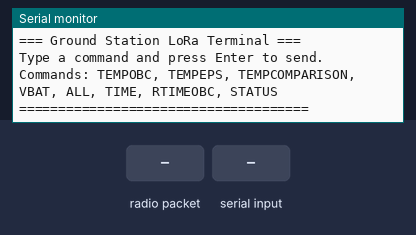
This sketch was run on a simulated Arduino Uno, built with avr-gcc and run on an emulated ATmega328P. Parts: the last lines printed to the serial monitor. Inputs (shaded band) come from the test bench. No radio packets arrive unless stated.

Above: at 1.3 s.
1.4 s: radio packet "1" arrives
At 2.6 s:
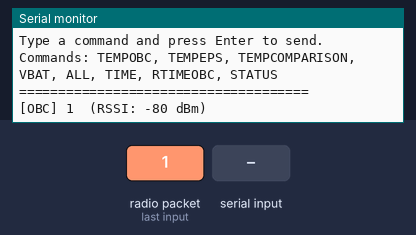
2.9 s: "1\n" received over Serial
At 3.8 s:
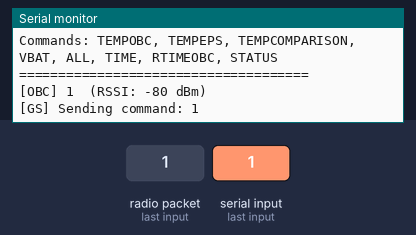

Measured:
- after the input at 1.4 s, the serial monitor: prints a new line at once (image 1)
- after the input at 2.9 s, the serial monitor: prints a new line at once (image 2)

The sketch:

GS_LoRa_GS.ino
```cpp
#include <SPI.h>
#include <LoRa.h>

#ifdef ARDUINO_SAMD_MKRWAN1300
#error "This example is not compatible with the Arduino MKR WAN 1300 board!"
#endif

// ── Valid commands to send to OBC ────────────────
// TEMPOBC       - Request OBC temperature
// TEMPEPS       - Request EPS temperature
// TEMPCOMPARISON- Request temperature comparison
// VBAT          - Request battery voltage
// ALL           - Request full telemetry + status
// TIME          - Request elapsed mission time
// RTIMEOBC      - Reset the OBC mission timer
// STATUS        - Request system status

String command = "";

void setup() {
  Serial.begin(9600);
  while (!Serial);

  Serial.println("=== Ground Station LoRa Terminal ===");
  Serial.println("Type a command and press Enter to send.");
  Serial.println("Commands: TEMPOBC, TEMPEPS, TEMPCOMPARISON, VBAT, ALL, TIME, RTIMEOBC, STATUS");
  Serial.println("=====================================");

  if (!LoRa.begin(432E6)) {
    Serial.println("Starting LoRa failed!");
    while (1);
  }

  // Register receive callback for incoming OBC responses
  LoRa.onReceive(onReceive);

  // Start in receive mode
  LoRa.receive();
}

void loop() {
  // Check for a command typed in Serial Monitor
  if (Serial.available() > 0) {
    command = Serial.readStringUntil('\n');
    command.trim();

    if (command.length() > 0) {
      sendCommand(command);
      command = "";
    }
  }
}

// ─────────────────────────────────────────────
// SEND COMMAND TO OBC
// ─────────────────────────────────────────────
void sendCommand(String cmd) {
  Serial.print("[GS] Sending command: ");
  Serial.println(cmd);

  // Temporarily stop receiving while transmitting
  LoRa.idle();

  LoRa.beginPacket();
  LoRa.print(cmd);
  LoRa.endPacket();

  // Return to receive mode to listen for OBC response
  LoRa.receive();
}

// ─────────────────────────────────────────────
// RECEIVE CALLBACK — OBC RESPONSE
// ─────────────────────────────────────────────
void onReceive(int packetSize) {
  if (packetSize == 0) return;

  String incoming = "";
  while (LoRa.available()) {
    incoming += (char)LoRa.read();
  }

  Serial.print("[OBC] ");
  Serial.print(incoming);
  Serial.print("  (RSSI: ");
  Serial.print(LoRa.packetRssi());
  Serial.println(" dBm)");
}
```
